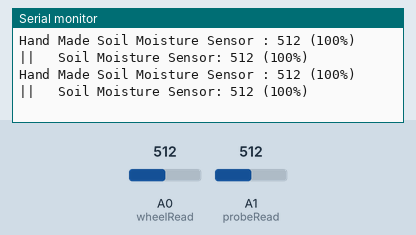
Simulated run of this sketch. Board: Arduino Uno, built with avr-gcc and run on an emulated ATmega328P. On the bench: the last lines printed to the serial monitor. Inputs (shaded band) come from the test bench; at power-on: A0 (wheelRead) = 512, A1 (probeRead) = 512.

Above: at 8.2 s.
8.3 s: A0 (wheelRead) set to 993
At 10.2 s:
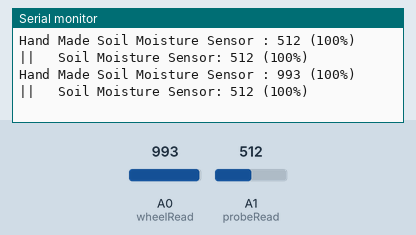
12.4 s: A0 (wheelRead) set to 1014
At 13.3 s:
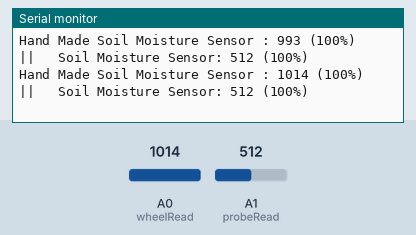
Timing chart, 0 to 14.9 s (numbered marks = the images above; inputs shaded):
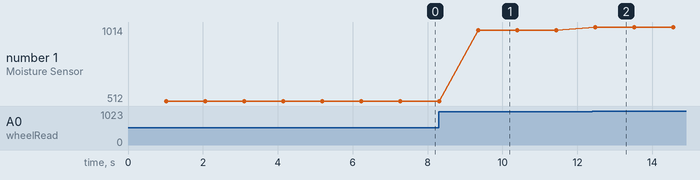

Measured:
- after the input at 8.3 s, the serial monitor: prints a new line after 1.1 s (image 1)
- after the input at 12.4 s, the serial monitor: prints a new line after 0.07 s (image 2)
- plotted number 1: 512 → 993 after the input at 8.3 s, 993 → 1014 after the input at 12.4 s

The sketch:

sensorcustom.ino
```cpp
// --- PIN DEFINITIONS ---
// SYSTEM 1: The Rover Wheels
const int wheelPower = 5;
const int wheelRead  = A0;

// SYSTEM 2: The HW-080 Probe (Direct Connect)
const int probePower = 7;
const int probeRead  = A1;

// --- CALIBRATION (Adjusted for 1k Resistor) ---
// Since both use 1k resistors, their values will be similar (Low)
// 0 = Dry Air
// ~150 = Water (Adjust this based on your tes MNting!)
const int dryVal = 0;
const int wetVal = 170;

void setup() {
  Serial.begin(9600);

  pinMode(wheelPower, OUTPUT);
  pinMode(wheelRead, INPUT);

  pinMode(probePower, OUTPUT);
  Serial.println("--- DUAL SENSOR TEST: Wheels vs Probe ---");
  delay(1000);
}

void loop() {
  // --- READ WHEELS ---
  digitalWrite(wheelPower, HIGH);
  delay(10);
  int wheelRaw = analogRead(wheelRead);
  digitalWrite(wheelPower, LOW);

  // --- READ PROBE ---
  digitalWrite(probePower, HIGH);
  delay(10);
  int probeRaw = analogRead(probeRead);
  digitalWrite(probePower, LOW);

  // --- CONVERT TO % ---
  int wheelPct = map(wheelRaw, dryVal, wetVal, 0, 100);
  int probePct = map(probeRaw, dryVal, wetVal, 0, 100);

  // Clamp values (0-100)
  wheelPct = constrain(wheelPct, 0, 100);
  probePct = constrain(probePct, 0, 100);

  // --- DISPLAY ---
  Serial.print("Hand Made Soil Moisture Sensor : ");
  Serial.print(wheelRaw);
  Serial.print(" (");
  Serial.print(wheelPct);
  Serial.print("%)");

  Serial.print("   ||   Soil Moisture Sensor: ");
  Serial.print(probeRaw);
  Serial.print(" (");
  Serial.print(probePct);
  Serial.println("%)");

  delay(1000);
}
```
